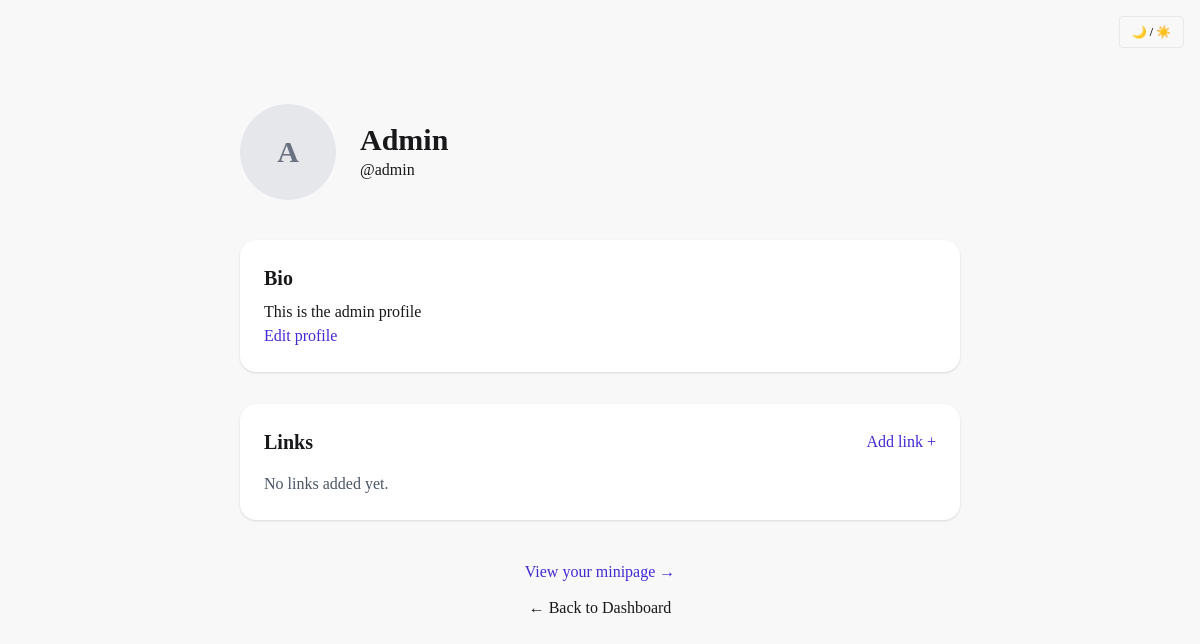
Screenshot of /profile/1 (signed in) with the database file from the repository.
### profiles/models.py (models this page shows)
class Profile(models.Model):
    user = models.OneToOneField(User, on_delete=models.CASCADE, related_name='profile')
    profile_name = models.CharField(max_length=100)
    bio = models.TextField()
    avatar = models.ForeignKey(
        "Avatar",
        on_delete=models.SET_NULL,
        null=True,
        blank=True,
        related_name='selected_avatar',
    )
    theme = models.CharField(
    max_length=50,
    default="light",
    choices=[
        ("light", "Bright"),
        ("dark", "Night"),
        ("cupcake", "Cupcake"),
        ("forest", "Nature"),
        ("dracula", "Dracula"),
        ("cyberpunk", "Retro Wave"),
        ("synthwave", "Neon"),
        ("retro", "Vintage"),
    ],
    )

### profiles/views.py (the view)
# urls.py: path('<int:profile_id>', views.profile_detail, name='profile_detail'),
@login_required
def profile_detail(request, profile_id):
    profile = get_object_or_404(Profile, pk=profile_id)
    links = profile.links.all()
    if profile.user == request.user:
        return render(request, 'profiles/profile_detail.html',
                      {'profile': profile, 'links': links})
    else:
        messages.warning(request, "You are not allowed to see this page.")
        return redirect('core:home')

### profiles/templates/profiles/profile_detail.html
{% extends 'core/base.html' %}
{% block content %}
<div class="max-w-3xl mx-auto px-6">
    <div class="flex items-center gap-6 mb-10">
        {% if profile.avatar %}
        <div class="">
        <img src="{{ profile.avatar.image.url }}" alt="Current avatar" class="w-24 h-24 rounded-full object-cover border" />
        </div>
        {% else %}
        <div class="w-24 h-24 bg-gray-200 rounded-full flex items-center justify-center text-3xl font-semibold text-gray-500">
            {{ profile.profile_name|first|upper }}
        </div>
        {% endif %}
        <div>
            <h1 class="text-3xl font-bold">{{ profile.profile_name }}</h1>
            <p class="text-base-content">@{{ profile.user.username }}</p>
        </div>
    </div>
    <div class="bg-base-100 p-6 rounded-2xl shadow mb-8">
        <h2 class="text-xl font-semibold mb-2">Bio</h2>
        <p class="text-base-content">{{ profile.bio|default:"No bio added yet." }}</p>
        <a href="{% url 'profiles:edit_profile' profile.id %}"
           class="link link-primary link-hover">
            Edit profile
        </a>
    </div>
    <div class="bg-base-100 p-6 rounded-2xl shadow mb-8">
        <div class="flex items-center justify-between mb-4">
            <h2 class="text-xl font-semibold">Links</h2>
            <a href="{% url 'profiles:add_link' profile.id %}"
               class="link link-primary link-hover">
                Add link +
            </a>
        </div>
        {% include 'profiles/partials/link_list.html' %}
    </div>
<div class="flex flex-col items-center gap-3 mt-10">
    <a href="{% url 'core:minipage' profile.user.username %}"
       class="link link-primary link-hover">
        View your minipage →
    </a>
    <a href="{% url 'core:home' %}"
       class="link text-base-content hover:text-base-content/70 link-hover">
        ← Back to Dashboard
    </a>
</div>
</div>
{% endblock %}

### rows the page displays
Profile: profile_name|first "A", profile_name "Admin", user.username "admin", bio "This is the admin profile"
